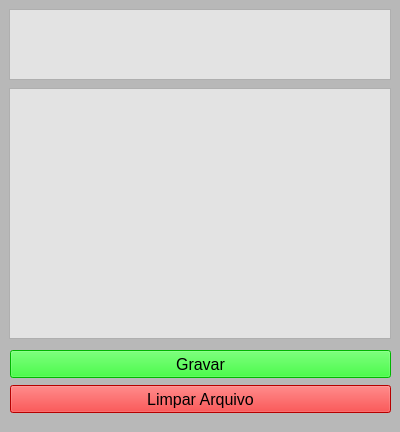
<?xml version="1.0" encoding="UTF-8"?>
<ui version="4.0">
 <class>Form</class>
 <widget class="QWidget" name="Form">
  <property name="geometry">
   <rect>
    <x>0</x>
    <y>0</y>
    <width>400</width>
    <height>432</height>
   </rect>
  </property>
  <property name="maximumSize">
   <size>
    <width>400</width>
    <height>432</height>
   </size>
  </property>
  <property name="windowTitle">
   <string>Conversor de Audio para Texto</string>
  </property>
  <property name="windowIcon">
   <iconset>
    <normaloff>../Login_python/icons/espaco.png</normaloff>../Login_python/icons/espaco.png</iconset>
  </property>
  <property name="styleSheet">
   <string notr="true">background-color: rgb(184, 184, 184);</string>
  </property>
  <widget class="QTextEdit" name="txt_audio">
   <property name="geometry">
    <rect>
     <x>9</x>
     <y>9</y>
     <width>382</width>
     <height>71</height>
    </rect>
   </property>
   <property name="styleSheet">
    <string notr="true">background-color: rgb(227, 227, 227);</string>
   </property>
  </widget>
  <widget class="QPushButton" name="bt_gravar">
   <property name="geometry">
    <rect>
     <x>10</x>
     <y>350</y>
     <width>381</width>
     <height>28</height>
    </rect>
   </property>
   <property name="font">
    <font>
     <pointsize>12</pointsize>
     <weight>50</weight>
     <italic>false</italic>
     <bold>false</bold>
    </font>
   </property>
   <property name="styleSheet">
    <string notr="true">QPushButton{
	background-color: rgb(0, 255, 0);
}

QPushButton:pressed{
	
	background-color: rgb(170, 255, 0);
}</string>
   </property>
   <property name="text">
    <string>Gravar</string>
   </property>
  </widget>
  <widget class="QTextEdit" name="txt_texto">
   <property name="geometry">
    <rect>
     <x>9</x>
     <y>88</y>
     <width>382</width>
     <height>251</height>
    </rect>
   </property>
   <property name="styleSheet">
    <string notr="true">background-color: rgb(227, 227, 227);</string>
   </property>
  </widget>
  <widget class="QPushButton" name="bt_limpar">
   <property name="geometry">
    <rect>
     <x>10</x>
     <y>385</y>
     <width>381</width>
     <height>28</height>
    </rect>
   </property>
   <property name="font">
    <font>
     <pointsize>12</pointsize>
     <weight>50</weight>
     <bold>false</bold>
    </font>
   </property>
   <property name="styleSheet">
    <string notr="true">QPushButton{
	background-color: rgb(255, 0, 0);
}

QPushButton:pressed{
	
	background-color: rgb(255, 85, 0);
}</string>
   </property>
   <property name="text">
    <string>Limpar Arquivo</string>
   </property>
  </widget>
 </widget>
 <resources>
  <include location="../Login_python/icons/img_user.qrc"/>
 </resources>
 <connections/>
</ui>
